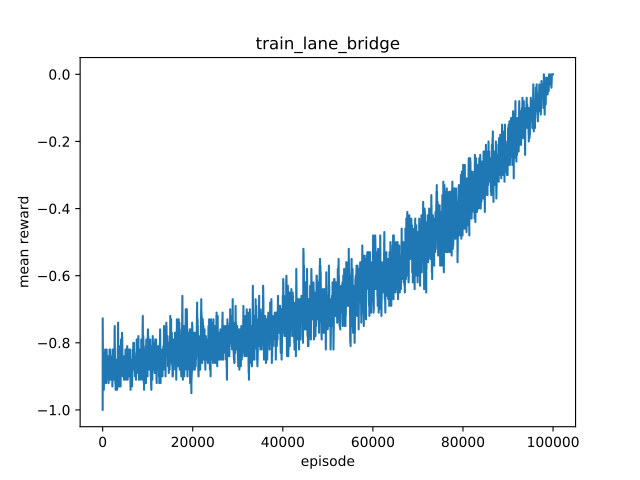

The script that drew this image:
import os
import sys
import matplotlib.pyplot as plt
from lane_bridge import *
from q_learning import *

env = BPEnv()
env.set_bprogram_generator(init_bprogram)

pygame_settings["display"] = False

Q, results, episodes, mean_reward = qlearning(environment=env,
                                              num_episodes=100000,
                                              episode_timeout=20,
                                              alpha=0.1,
                                              gamma=1,#0.99,
                                              testing=True,
                                              seed=1,
                                              glie=glie_10)
plt.plot(episodes, mean_reward)
plt.ylabel('mean reward')
plt.xlabel('episode')
plt.title(os.path.basename(sys.argv[0])[:-3])
plt.savefig(os.path.basename(sys.argv[0])[:-3] + ".pdf")

# event_runs = []
# reward_sum = 0
# for i in range(1000):
#     reward, event_run = run(env, Q, i, 100, True)
#     reward_sum += reward
# # print(Q)
# # print(event_runs)
# print(1+(reward_sum/1000))
# total_rewards = 0

print(Q)

import pickle
pickle_out = open("Q_lane_bridge.pickle", "wb")
pickle.dump(Q, pickle_out)
pickle_out.close()
